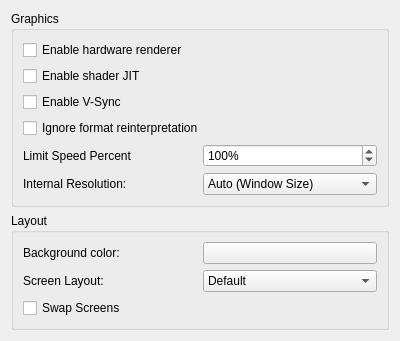
<?xml version="1.0" encoding="UTF-8"?>
<ui version="4.0">
 <class>ConfigureGraphics</class>
 <widget class="QWidget" name="ConfigureGraphics">
  <property name="geometry">
   <rect>
    <x>0</x>
    <y>0</y>
    <width>400</width>
    <height>300</height>
   </rect>
  </property>
  <property name="windowTitle">
   <string>Form</string>
  </property>
  <layout class="QVBoxLayout" name="verticalLayout">
   <item>
    <layout class="QVBoxLayout" name="verticalLayout_3">
     <item>
      <widget class="QGroupBox" name="groupBox">
       <property name="title">
        <string>Graphics</string>
       </property>
       <layout class="QVBoxLayout" name="verticalLayout_2">
        <item>
         <widget class="QCheckBox" name="toggle_hw_renderer">
          <property name="text">
           <string>Enable hardware renderer</string>
          </property>
         </widget>
        </item>
        <item>
         <widget class="QCheckBox" name="toggle_shader_jit">
          <property name="text">
           <string>Enable shader JIT</string>
          </property>
         </widget>
        </item>
        <item>
         <widget class="QCheckBox" name="toggle_vsync">
          <property name="text">
           <string>Enable V-Sync</string>
          </property>
         </widget>
        </item>
        <item>
         <widget class="QCheckBox" name="toggle_bos">
          <property name="text">
           <string>Ignore format reinterpretation</string>
          </property>
         </widget>
        </item>
        <item>
         <layout class="QHBoxLayout" name="horizontalLayout_2">
          <item>
           <widget class="QLabel" name="label_2">
            <property name="text">
             <string>Limit Speed Percent</string>
            </property>
           </widget>
          </item>
          <item>
           <widget class="QSpinBox" name="frame_limit">
            <property name="suffix">
             <string>%</string>
            </property>
            <property name="maximum">
             <number>9999</number>
            </property>
            <property name="value">
             <number>100</number>
            </property>
           </widget>
          </item>
         </layout>
        </item>
        <item>
         <layout class="QHBoxLayout" name="horizontalLayout">
          <item>
           <widget class="QLabel" name="label">
            <property name="text">
             <string>Internal Resolution:</string>
            </property>
           </widget>
          </item>
          <item>
           <widget class="QComboBox" name="resolution_factor_combobox">
            <item>
             <property name="text">
              <string>Auto (Window Size)</string>
             </property>
            </item>
            <item>
             <property name="text">
              <string>Native (400x240)</string>
             </property>
            </item>
            <item>
             <property name="text">
              <string>2x Native (800x480)</string>
             </property>
            </item>
            <item>
             <property name="text">
              <string>3x Native (1200x720)</string>
             </property>
            </item>
            <item>
             <property name="text">
              <string>4x Native (1600x960)</string>
             </property>
            </item>
            <item>
             <property name="text">
              <string>5x Native (2000x1200)</string>
             </property>
            </item>
            <item>
             <property name="text">
              <string>6x Native (2400x1440)</string>
             </property>
            </item>
            <item>
             <property name="text">
              <string>7x Native (2800x1680)</string>
             </property>
            </item>
            <item>
             <property name="text">
              <string>8x Native (3200x1920)</string>
             </property>
            </item>
            <item>
             <property name="text">
              <string>9x Native (3600x2160)</string>
             </property>
            </item>
            <item>
             <property name="text">
              <string>10x Native (4000x2400)</string>
             </property>
            </item>
           </widget>
          </item>
         </layout>
        </item>
       </layout>
      </widget>
     </item>
    </layout>
   </item>
   <item>
    <widget class="QGroupBox" name="layoutBox">
     <property name="title">
      <string>Layout</string>
     </property>
     <layout class="QHBoxLayout" name="horizontalLayout_3">
      <item>
       <layout class="QVBoxLayout" name="verticalLayout_4">
        <item>
         <layout class="QHBoxLayout" name="horizontalLayout_5">
          <item>
           <widget class="QLabel" name="label2">
            <property name="text">
             <string>Background color:</string>
            </property>
           </widget>
          </item>
          <item>
           <widget class="QPushButton" name="layout_bg">
           </widget>
          </item>
         </layout>
        </item>
        <item>
         <layout class="QHBoxLayout" name="horizontalLayout_4">
          <item>
           <widget class="QLabel" name="label1">
            <property name="text">
             <string>Screen Layout:</string>
            </property>
           </widget>
          </item>
          <item>
           <widget class="QComboBox" name="layout_combobox">
            <item>
             <property name="text">
              <string>Default</string>
             </property>
            </item>
            <item>
             <property name="text">
              <string>Single Screen</string>
             </property>
            </item>
            <item>
             <property name="text">
              <string>Large Screen</string>
             </property>
            </item>
            <item>
             <property name="text">
              <string>Side by Side</string>
             </property>
            </item>
           </widget>
          </item>
         </layout>
        </item>
        <item>
         <widget class="QCheckBox" name="swap_screen">
          <property name="text">
           <string>Swap Screens</string>
          </property>
         </widget>
        </item>
       </layout>
      </item>
     </layout>
    </widget>
   </item>
   <item>
    <spacer name="verticalSpacer">
     <property name="orientation">
      <enum>Qt::Vertical</enum>
     </property>
     <property name="sizeHint" stdset="0">
      <size>
       <width>20</width>
       <height>40</height>
      </size>
     </property>
    </spacer>
   </item>
  </layout>
 </widget>
 <resources/>
 <connections>
  <connection>
   <sender>toggle_hw_renderer</sender>
   <signal>toggled(bool)</signal>
   <receiver>resolution_factor_combobox</receiver>
   <slot>setEnabled(bool)</slot>
   <hints>
    <hint type="sourcelabel">
     <x>20</x>
     <y>20</y>
    </hint>
    <hint type="destinationlabel">
     <x>20</x>
     <y>20</y>
    </hint>
   </hints>
  </connection>
 </connections>
</ui>
